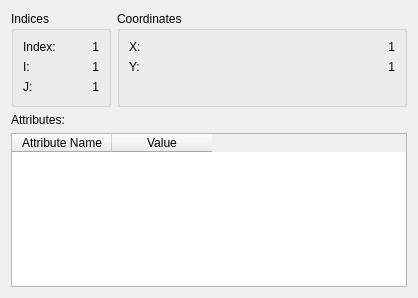
<?xml version="1.0" encoding="UTF-8"?>
<ui version="4.0">
 <class>PropertyBrowserView</class>
 <widget class="QWidget" name="PropertyBrowserView">
  <property name="geometry">
   <rect>
    <x>0</x>
    <y>0</y>
    <width>418</width>
    <height>298</height>
   </rect>
  </property>
  <property name="windowTitle">
   <string>Form</string>
  </property>
  <layout class="QVBoxLayout" name="verticalLayout_2" stretch="0,0,1">
   <item>
    <layout class="QHBoxLayout" name="horizontalLayout" stretch="0,1">
     <item>
      <widget class="QGroupBox" name="indicesGroupBox">
       <property name="minimumSize">
        <size>
         <width>100</width>
         <height>0</height>
        </size>
       </property>
       <property name="title">
        <string>Indices</string>
       </property>
       <layout class="QVBoxLayout" name="verticalLayout_3">
        <item>
         <layout class="QGridLayout" name="gridLayout">
          <item row="2" column="1">
           <widget class="QLabel" name="jValueLabel">
            <property name="text">
             <string>1</string>
            </property>
            <property name="alignment">
             <set>Qt::AlignRight|Qt::AlignTrailing|Qt::AlignVCenter</set>
            </property>
           </widget>
          </item>
          <item row="2" column="0">
           <widget class="QLabel" name="jLabel">
            <property name="text">
             <string>J:</string>
            </property>
           </widget>
          </item>
          <item row="1" column="1">
           <widget class="QLabel" name="iValueLabel">
            <property name="text">
             <string>1</string>
            </property>
            <property name="alignment">
             <set>Qt::AlignRight|Qt::AlignTrailing|Qt::AlignVCenter</set>
            </property>
           </widget>
          </item>
          <item row="1" column="0">
           <widget class="QLabel" name="iLabel">
            <property name="text">
             <string>I:</string>
            </property>
           </widget>
          </item>
          <item row="0" column="1">
           <widget class="QLabel" name="indexValueLabel">
            <property name="text">
             <string>1</string>
            </property>
            <property name="alignment">
             <set>Qt::AlignRight|Qt::AlignTrailing|Qt::AlignVCenter</set>
            </property>
           </widget>
          </item>
          <item row="0" column="0">
           <widget class="QLabel" name="indexLabel">
            <property name="text">
             <string>Index:</string>
            </property>
           </widget>
          </item>
         </layout>
        </item>
        <item>
         <spacer name="verticalSpacer_2">
          <property name="orientation">
           <enum>Qt::Vertical</enum>
          </property>
          <property name="sizeHint" stdset="0">
           <size>
            <width>20</width>
            <height>1</height>
           </size>
          </property>
         </spacer>
        </item>
       </layout>
      </widget>
     </item>
     <item>
      <widget class="QGroupBox" name="coordinatesGroupBox">
       <property name="title">
        <string>Coordinates</string>
       </property>
       <layout class="QVBoxLayout" name="verticalLayout">
        <item>
         <layout class="QGridLayout" name="gridLayout_2" columnstretch="0,1">
          <item row="0" column="0">
           <widget class="QLabel" name="xLabel">
            <property name="text">
             <string>X:</string>
            </property>
           </widget>
          </item>
          <item row="0" column="1">
           <widget class="QLabel" name="xValueLabel">
            <property name="text">
             <string>1</string>
            </property>
            <property name="alignment">
             <set>Qt::AlignRight|Qt::AlignTrailing|Qt::AlignVCenter</set>
            </property>
           </widget>
          </item>
          <item row="1" column="0">
           <widget class="QLabel" name="yLabel">
            <property name="text">
             <string>Y:</string>
            </property>
           </widget>
          </item>
          <item row="1" column="1">
           <widget class="QLabel" name="yValueLabel">
            <property name="text">
             <string>1</string>
            </property>
            <property name="alignment">
             <set>Qt::AlignRight|Qt::AlignTrailing|Qt::AlignVCenter</set>
            </property>
           </widget>
          </item>
         </layout>
        </item>
        <item>
         <spacer name="verticalSpacer">
          <property name="orientation">
           <enum>Qt::Vertical</enum>
          </property>
          <property name="sizeHint" stdset="0">
           <size>
            <width>20</width>
            <height>7</height>
           </size>
          </property>
         </spacer>
        </item>
       </layout>
      </widget>
     </item>
    </layout>
   </item>
   <item>
    <widget class="QLabel" name="attLabel">
     <property name="text">
      <string>Attributes:</string>
     </property>
    </widget>
   </item>
   <item>
    <widget class="QTableWidget" name="attributesTable">
     <column>
      <property name="text">
       <string>Attribute Name</string>
      </property>
     </column>
     <column>
      <property name="text">
       <string>Value</string>
      </property>
     </column>
    </widget>
   </item>
  </layout>
 </widget>
 <resources/>
 <connections/>
</ui>
